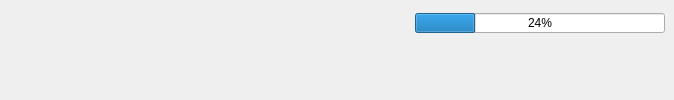
<?xml version="1.0" encoding="UTF-8"?>
<ui version="4.0">
 <class>ActionProgress</class>
 <widget class="QWidget" name="ActionProgress">
  <property name="enabled">
   <bool>true</bool>
  </property>
  <property name="geometry">
   <rect>
    <x>0</x>
    <y>0</y>
    <width>674</width>
    <height>100</height>
   </rect>
  </property>
  <property name="windowTitle">
   <string>Form</string>
  </property>
  <layout class="QVBoxLayout" name="verticalLayout">
   <property name="leftMargin">
    <number>0</number>
   </property>
   <property name="topMargin">
    <number>0</number>
   </property>
   <property name="rightMargin">
    <number>0</number>
   </property>
   <property name="bottomMargin">
    <number>0</number>
   </property>
   <item>
    <widget class="QWidget" name="actionProgressHolder" native="true">
     <property name="maximumSize">
      <size>
       <width>16777215</width>
       <height>50</height>
      </size>
     </property>
     <layout class="QHBoxLayout" name="horizontalLayout">
      <property name="sizeConstraint">
       <enum>QLayout::SetDefaultConstraint</enum>
      </property>
      <item>
       <widget class="QLabel" name="Description">
        <property name="text">
         <string/>
        </property>
        <property name="wordWrap">
         <bool>true</bool>
        </property>
       </widget>
      </item>
      <item>
       <widget class="QProgressBar" name="progressBar">
        <property name="minimumSize">
         <size>
          <width>250</width>
          <height>0</height>
         </size>
        </property>
        <property name="maximumSize">
         <size>
          <width>250</width>
          <height>20</height>
         </size>
        </property>
        <property name="baseSize">
         <size>
          <width>-1</width>
          <height>0</height>
         </size>
        </property>
        <property name="value">
         <number>24</number>
        </property>
       </widget>
      </item>
     </layout>
    </widget>
   </item>
   <item>
    <widget class="QWidget" name="repliesHolder" native="true">
     <layout class="QHBoxLayout" name="horizontalLayout_2">
      <property name="leftMargin">
       <number>0</number>
      </property>
      <property name="topMargin">
       <number>0</number>
      </property>
      <property name="rightMargin">
       <number>0</number>
      </property>
      <property name="bottomMargin">
       <number>0</number>
      </property>
      <item>
       <spacer name="horizontalSpacer">
        <property name="orientation">
         <enum>Qt::Horizontal</enum>
        </property>
        <property name="sizeType">
         <enum>QSizePolicy::Maximum</enum>
        </property>
        <property name="sizeHint" stdset="0">
         <size>
          <width>40</width>
          <height>20</height>
         </size>
        </property>
       </spacer>
      </item>
      <item>
       <layout class="QVBoxLayout" name="replies"/>
      </item>
     </layout>
    </widget>
   </item>
  </layout>
 </widget>
 <resources/>
 <connections/>
</ui>
